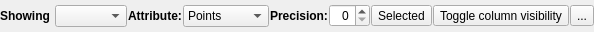
<?xml version="1.0" encoding="UTF-8"?>
<ui version="4.0">
 <class>pqSpreadSheetViewDecorator</class>
 <widget class="QWidget" name="pqSpreadSheetViewDecorator">
  <property name="geometry">
   <rect>
    <x>0</x>
    <y>0</y>
    <width>573</width>
    <height>32</height>
   </rect>
  </property>
  <property name="windowTitle">
   <string>Form</string>
  </property>
  <layout class="QHBoxLayout">
   <property name="spacing">
    <number>1</number>
   </property>
   <property name="margin">
    <number>0</number>
   </property>
   <item>
    <widget class="QLabel" name="label">
     <property name="text">
      <string>&lt;b&gt;Showing  &lt;/b&gt;</string>
     </property>
    </widget>
   </item>
   <item>
    <widget class="pqOutputPortComboBox" name="Source">
     <property name="sizeAdjustPolicy">
      <enum>QComboBox::AdjustToContents</enum>
     </property>
    </widget>
   </item>
   <item>
    <widget class="QLabel" name="label_2">
     <property name="text">
      <string>&lt;b&gt;   Attribute:&lt;/b&gt;</string>
     </property>
    </widget>
   </item>
   <item>
    <widget class="QComboBox" name="Attribute">
     <property name="sizeAdjustPolicy">
      <enum>QComboBox::AdjustToContents</enum>
     </property>
     <item>
      <property name="text">
       <string>Points</string>
      </property>
     </item>
     <item>
      <property name="text">
       <string>Cells</string>
      </property>
     </item>
     <item>
      <property name="text">
       <string>Field Data</string>
      </property>
     </item>
     <item>
      <property name="text">
       <string>Vertices</string>
      </property>
     </item>
     <item>
      <property name="text">
       <string>Edges</string>
      </property>
     </item>
     <item>
      <property name="text">
       <string>Rows</string>
      </property>
     </item>
    </widget>
   </item>
   <item>
    <widget class="QLabel" name="label_Precision">
     <property name="font">
      <font>
       <weight>75</weight>
       <bold>true</bold>
      </font>
     </property>
     <property name="text">
      <string>Precision:</string>
     </property>
    </widget>
   </item>
   <item>
    <widget class="QSpinBox" name="spinBoxPrecision">
     <property name="alignment">
      <set>Qt::AlignRight|Qt::AlignTrailing|Qt::AlignVCenter</set>
     </property>
     <property name="maximum">
      <number>32</number>
     </property>
    </widget>
   </item>
   <item>
    <widget class="QToolButton" name="SelectionOnly">
     <property name="toolTip">
      <string>Show only selected elements.</string>
     </property>
     <property name="statusTip">
      <string>Show only selected elements.</string>
     </property>
     <property name="whatsThis">
      <string>Show only selected elements.</string>
     </property>
     <property name="text">
      <string>Selected</string>
     </property>
     <property name="icon">
      <iconset resource="../pqComponents.qrc">
       <normaloff>:/pqWidgets/Icons/pqSelect16.png</normaloff>:/pqWidgets/Icons/pqSelect16.png</iconset>
     </property>
     <property name="checkable">
      <bool>true</bool>
     </property>
     <property name="toolButtonStyle">
      <enum>Qt::ToolButtonIconOnly</enum>
     </property>
    </widget>
   </item>
   <item>
    <widget class="QToolButton" name="ToggleColumnVisibility">
     <property name="toolTip">
      <string>Toggle column visibility</string>
     </property>
     <property name="statusTip">
      <string>Toggle column visibility</string>
     </property>
     <property name="whatsThis">
      <string>Toggle column visibility</string>
     </property>
     <property name="text">
      <string>Toggle column visibility</string>
     </property>
     <property name="icon">
      <iconset resource="../pqComponents.qrc">
       <normaloff>:/pqWidgets/Icons/pqRectilinearGrid16.png</normaloff>:/pqWidgets/Icons/pqRectilinearGrid16.png</iconset>
     </property>
    </widget>
   </item>
   <item>
    <widget class="QToolButton" name="ToggleCellConnectivity">
     <property name="toolTip">
      <string>Toggle cell connectivity visibility</string>
     </property>
     <property name="text">
      <string>...</string>
     </property>
     <property name="icon">
      <iconset resource="../pqComponents.qrc">
       <normaloff>:/pqWidgets/Icons/pqProgrammableFilter24.png</normaloff>:/pqWidgets/Icons/pqProgrammableFilter24.png</iconset>
     </property>
     <property name="checkable">
      <bool>true</bool>
     </property>
    </widget>
   </item>
   <item>
    <spacer>
     <property name="orientation">
      <enum>Qt::Horizontal</enum>
     </property>
     <property name="sizeHint" stdset="0">
      <size>
       <width>58</width>
       <height>23</height>
      </size>
     </property>
    </spacer>
   </item>
  </layout>
 </widget>
 <customwidgets>
  <customwidget>
   <class>pqOutputPortComboBox</class>
   <extends>QComboBox</extends>
   <header>pqOutputPortComboBox.h</header>
  </customwidget>
 </customwidgets>
 <resources>
  <include location="../pqComponents.qrc"/>
 </resources>
 <connections/>
</ui>
